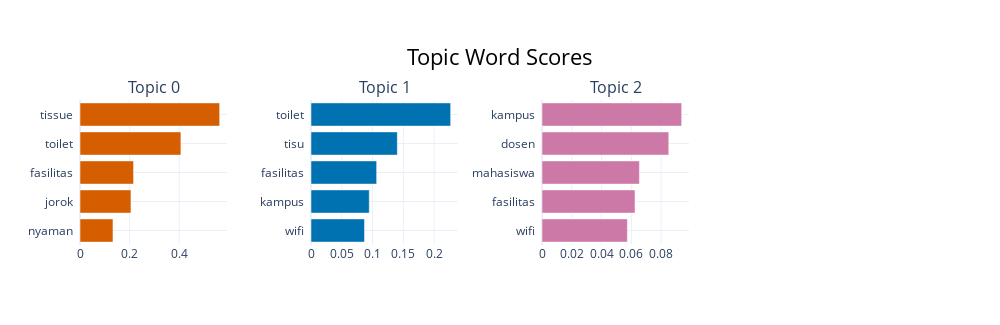
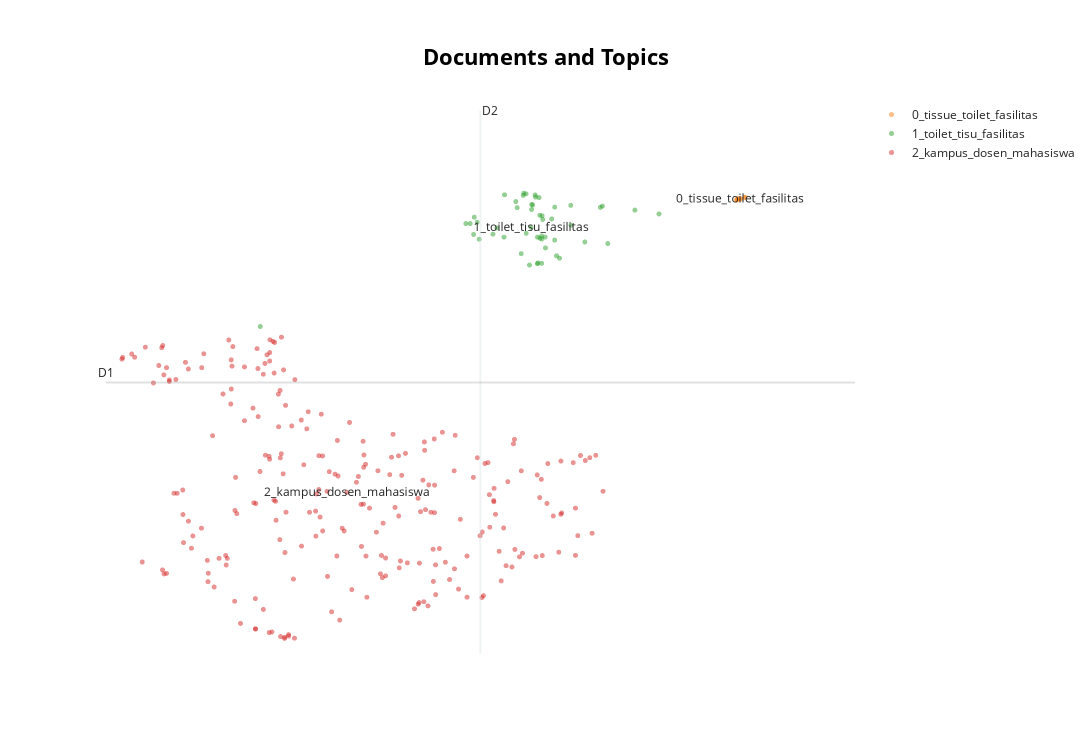
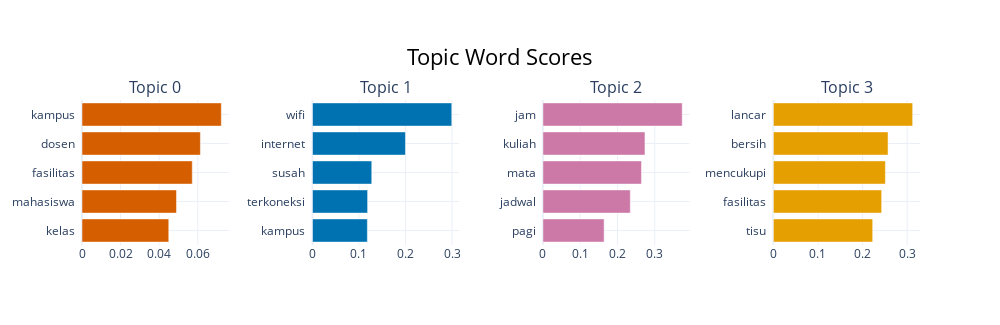
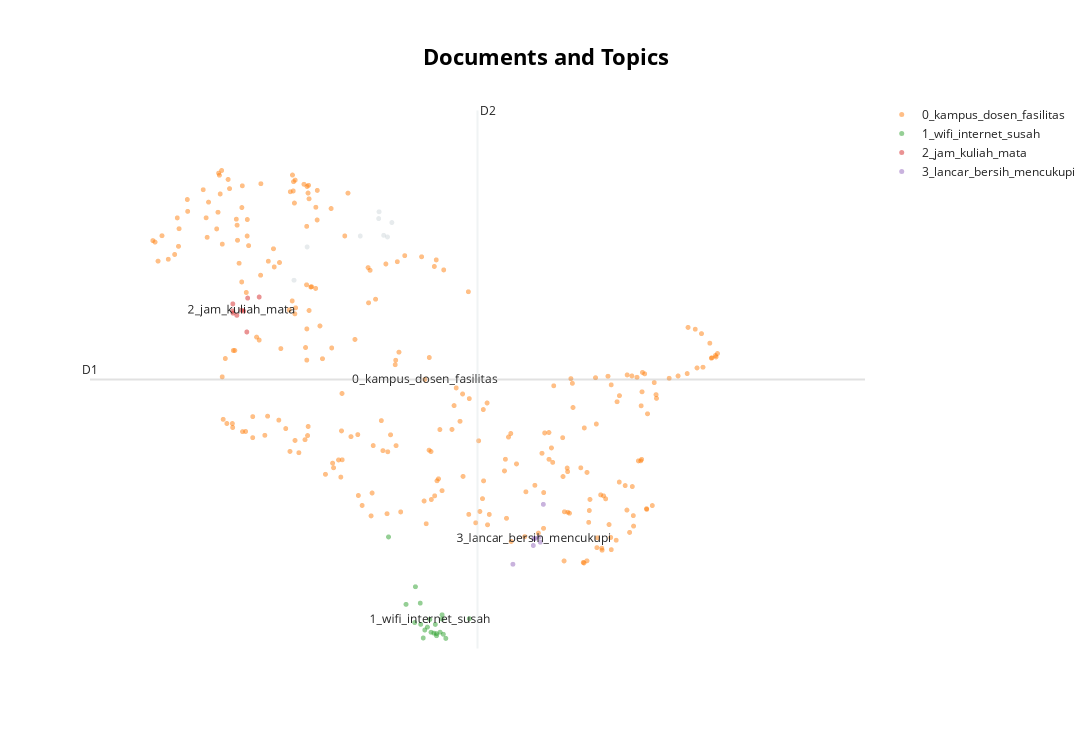

The notebook cell saved with these charts, in order:
### Code cell
visualize_top_models(top5_neg, "negative", texts_neg)

### Figure 1 — Plotly figure (JSON) as saved in the notebook; plotly's stock layout.template omitted (floating-point values rounded to 4 significant figures)
{"data": [{"marker": {"color": "#D55E00"}, "orientation": "h", "type": "bar", "x": [0.133, 0.2055, 0.2159, 0.4068, 0.5631], "xaxis": "x", "y": ["nyaman  ", "jorok  ", "fasilitas  ", "toilet  ", "tissue  "], "yaxis": "y"}, {"marker": {"color": "#0072B2"}, "orientation": "h", "type": "bar", "x": [0.08691, 0.09468, 0.1067, 0.1403, 0.2269], "xaxis": "x2", "y": ["wifi  ", "kampus  ", "fasilitas  ", "tisu  ", "toilet  "], "yaxis": "y2"}, {"marker": {"color": "#CC79A7"}, "orientation": "h", "type": "bar", "x": [0.05731, 0.06244, 0.0654, 0.08511, 0.09375], "xaxis": "x3", "y": ["wifi  ", "fasilitas  ", "mahasiswa  ", "dosen  ", "kampus  "], "yaxis": "y3"}], "layout": {"annotations": [{"font": {"size": 16}, "showarrow": false, "text": "Topic 0", "x": 0.0875, "xanchor": "center", "xref": "paper", "y": 1, "yanchor": "bottom", "yref": "paper"}, {"font": {"size": 16}, "showarrow": false, "text": "Topic 1", "x": 0.3625, "xanchor": "center", "xref": "paper", "y": 1, "yanchor": "bottom", "yref": "paper"}, {"font": {"size": 16}, "showarrow": false, "text": "Topic 2", "x": 0.6375, "xanchor": "center", "xref": "paper", "y": 1, "yanchor": "bottom", "yref": "paper"}], "height": 325, "hoverlabel": {"bgcolor": "white", "font": {"family": "Rockwell", "size": 16}}, "showlegend": false, "title": {"font": {"color": "Black", "size": 22}, "text": "Topic Word Scores", "x": 0.5, "xanchor": "center", "yanchor": "top"}, "width": 1000, "xaxis": {"anchor": "y", "domain": [0, 0.175], "showgrid": true}, "xaxis2": {"anchor": "y2", "domain": [0.275, 0.45], "showgrid": true}, "xaxis3": {"anchor": "y3", "domain": [0.55, 0.725], "showgrid": true}, "xaxis4": {"anchor": "y4", "domain": [0.825, 1], "showgrid": true}, "yaxis": {"anchor": "x", "domain": [0, 1], "showgrid": true}, "yaxis2": {"anchor": "x2", "domain": [0, 1], "showgrid": true}, "yaxis3": {"anchor": "x3", "domain": [0, 1], "showgrid": true}, "yaxis4": {"anchor": "x4", "domain": [0, 1], "showgrid": true}}}

### Figure 2 — Plotly figure (JSON) as saved in the notebook; plotly's stock layout.template omitted (floating-point values rounded to 4 significant figures; data arrays with more than 128 entries replaced by an {"elided": "..."} marker saying what was removed)
{"data": [{"hoverinfo": "text", "hovertext": [null], "marker": {"color": "#CFD8DC", "opacity": 0.5, "size": 5}, "mode": "markers+text", "name": "other", "showlegend": false, "type": "scattergl", "x": [NaN], "y": [NaN]}, {"hoverinfo": "text", "hovertext": ["fasilitas toilet tissue ruangan kelas panas kaca", "toilet kampus disediakan tissue hal diperhatikan", "fasilitas toilet tissue memuaskan dosen berkompeten mengajar ilmu diserap berkurang", "toilet tissue jorok dikit malas toilet", "concern kebersihan kampus toilet kotor ketidaklengkapan fasilitas tissue sabun cuci tangan", "lift rusak menyebabkan antrian disaat jam kelas fasilitas toilet menyediakan tissue", "fasilitas toilet kampus jorok nyaman tissue nyaman", null], "marker": {"opacity": 0.5, "size": 5}, "mode": "markers+text", "name": "0_tissue_toilet_fasilitas", "text": ["", "", "", "", "", "", "", "0_tissue_toilet_fasilitas"], "textfont": {"size": 12}, "type": "scattergl", "x": [4.918, 4.943, 4.899, 4.946, 4.891, 4.886, 4.893, 4.911], "y": [12.07, 12.11, 12.08, 12.1, 12.07, 12.04, 12.05, 12.08]}, {"hoverinfo": "text", "hovertext": ["wifi susah terkoneksi toilet bersih nyaman", "nyaman fasilitas toilet minim air nyaman sistem pembelajaran mata kuliah menurunkan efektivitas pembelajaran jadwal perkuliahan berubah sistem penjadwalan kuliah disesuaikan dosen", "fasilitas kuliah toilet parkir toilet bersih kekurangan tisu parkir teratur penuh", "fasilitas toilet bersih tisu mencukupi toilet jongkok lahan parkir minim menyulitkan paha mahasiswa parkir area kampus", "kualitas toilet bersih open space penuh memadai", "fasilitas toilet nyaman bau sedap mengganggu tenan makanan", "fasilitas toilet bersih tisu mencukupi wifi terkoneksi tugas lancar kampus", "fasilitas toilet disediakan tisu toilet bersih kantin kampus antrian beli makan", "toilet kampus tissue wifi lambat binusmaya error dosen bagus mengajar ruangan lab berdebu", "wifi terjangkau berpindah gedung toilet benarkan lift orang orang mengantri kelas", "fasilitas toilet memadai tisu sabun ju habis mayoritas kelas lantai ujung wifi tersambung", "fasilitas toilet binus dilengkapi tisu titik terkoneksi internet", "fasilitas memadai toilet tisu sulit membersihkan tangan mencuci tangan", "toilet kotor sabun cuci tangan lingkungan kampus makan", "fasilitas itb multikampus menyediakan transportasi memadai kampus ruang kelas itb ganesha toilet itb ganesha cenderung kotor", "fasilitas toilet bersih tisu mencukupi wifi terkoneksi tugas lancar kampus", "pengalaman i toilet engga sediain tisu wifi dibutuhkan lambat akses kampus pergantian jam cepat jam makan siang menit jalan gedung gedung binus anggrek syahdan makan siang", "gedung letak menempuh jarak wifi lambat toilet jelek", "fasilitas toilet kampus terjaga kebersihan fasilitas kantin memadai berkuliah direnovasi", "toilet kampus menyediakan tissu toilet seharus menjalankan green campaign alternatif tissu bambu wifi lambat mengakses website", "fasilitas toilet bersih tisu mencukupi dosen seenak kp jadwal kp menumpuk dosen", "berbicara hal dii sebenar dibenci fasilitas kampus ruang kelas toilet internet library pojok bersantai mendukung kehidupan perkuliahan perfect bayangkan kayak diluar negeri kampus kurikulum materi belajar gak relevan ppt singkat informatif dipakai belajar persiapan ujian kunci inti ilmu dosen ketemu dosen baca ppt menyuruh murid materi ppt pertemuan gak efektif untung sesi kayak responsi pengalaman terburuk skripsi dospem undi otomatis by system jabatan susah dihubungi membimbing oh tambahan binus susah ijin susulan kebanyakan temen memilih pakai jatah absen terpakai semester pendek paham disiplin oiya kelas pengganti kampus dosen mengabari hadir ssc detik detik parkiran akses jalan binus kemanggisan jujur sempit pelajaran pindah kampus kanapa ga bangun gedung fakultas gtu benak delain ruang terbuka outdoor bersantai ga taman danau kayak univ gtu wkwkw", "fasilitas toilet bersih tisu sabun kantin jelek tertata kursi lorong belajar dosen telat", "wifi binus attendence sulit absen fasilitas tpilet serinh lengkap tissue tong sampah hand dryer nyala", "koneksi wifi kampus lambat menghambat mengakses materi kuliah tugas online fasilitas toilet kampus memadai tersedia tisu lift tersedia unit melayani sebelas lantai antrean memakan berpindah lantai", "fasilitas kantin direnovasi sabun cuci tangan toilet", "try hard grinding orang pressure under pressure setuju berkuliah invisible pressure expetasi orang menghasilkan pressure pribadi avoid perasaan grinding under pressure i grinding lulus what does not kill you only makes you stronger", "fasilitas kelas sabun tisu toilet lingkungan kampus nyaman aman crowded kotor", "toilet binus engga tisu toilet check in kelas sulit wifi dosen kp", "tugas buanyak poll toilet kotor sampah berserakan", "akses kampus macet harga makanan mahal kampus tisu toilet seringkali tersedia", "sistem absen strict fasilitas memadai wifi buruk parkir sempit toilet gaada tisu setuju aturan beelingua sat conserve hour beban berguna", "parkiran toilet disediakan tisu", "sistem edunex kampus lambat error kuis ujian fasilitas toilet gedung sempit bergerak fakta gedung kuliah kampus memiliki lift", "wifi kampus bermasalah fasilitas toilet bersih", "lingkungan toxic kompetitif pressure dapet indeks bagus materi", "fasilitas toilet bersih tisu mencukupi wifi terkoneksi tugas lancar kampus", "fasilitas toilet bersih bau makanan kantin makan bervariasi", "fasilitas toilet tisu toilet direnovasi bagus bangku meja kampus usang dipakai", "wifi terdisconnect konek ulang toilet tisu", "toilet tisu mahasiswa i komplain kampus kampus menangani lambat", "parkiran sempit tisu toilet mahasiswa overcapacity padat traffic", "kekurangan tisu fasilitas toilet kursi kayu disediakan nyaman bilang schedule fleksibel kelas malam enak diikuti", "dosen ramah toilet lantai kotor toilet gedung bersih toilet gedung penuh", null, "wifi mati toilet jorok bangku kelas ganti jadul", "fasilitas kampus wifi sulit terkoneksi sehingva menyulitkan absen toilet tisu kursi kayu nyaman", "toilet ga tissue wifi mati nyala susah kerjain tugas", "fasilitas kuliah toilet tisu eskalator mati wifi bagus dipakai kampus perpus pergaulan pertemanan dii orang sesuai prinsip tindakan sesuai normalisasi bagus filterasi long term short term dunia pertemanan", "toilet lantai malas turun wifi lambat gabisa dipake ga besar ga sebesar kampus kampus", "fasilitas toilet kampus bersih tisu tersedia konsisten wifi staf kampus konsultasi diandalkan"], "marker": {"opacity": 0.5, "size": 5}, "mode": "markers+text", "name": "1_toilet_tisu_fasilitas", "text": ["", "", "", "", "", "", "", "", "", "", "", "", "", "", "", "", "", "", "", "", "", "", "", "", "", "", "", "", "", "", "", "", "", "", "", "", "", "", "", "", "", "", "", "", "1_toilet_tisu_fasilitas", "", "", "", "", "", ""], "textfont": {"size": 12}, "type": "scattergl", "x": [3.54, 3.113, 3.557, 3.572, 3.576, 3.318, 3.593, 3.528, 4.016, 3.569, 3.146, 3.315, 3.448, 3.98, 3.551, 3.557, 3.266, 3.487, 3.525, 3.465, 3.403, 3.086, 3.394, 1.666, 3.57, 3.464, 4.363, 3.966, 3.69, 3.657, 3.766, 3.109, 3.508, 3.862, 3.595, 4.2, 3.569, 3.444, 3.502, 3.544, 3.637, 3.501, 3.057, 3.657, 3.497, 3.431, 3.24, 3.67, 3.133, 3.541, 3.768], "y": [10.64, 11.67, 11.71, 11.7, 11.62, 12.16, 11.23, 12.11, 11.08, 10.65, 11.18, 11.23, 12.2, 11.91, 12.1, 11.2, 11.43, 10.61, 12.16, 11.31, 11.88, 11.53, 12.01, 9.249, 11.19, 12.19, 11.74, 11.89, 10.76, 11.16, 11.93, 11.29, 11.94, 11.12, 10.99, 11.83, 11.25, 12.15, 11.95, 10.66, 11.63, 11.84, 11.53, 11.89, 11.44, 10.86, 11.29, 10.81, 11.56, 11.23, 11.49]}, {"hoverinfo": "text", "hovertext": {"elided": "243 str values"}, "marker": {"opacity": 0.5, "size": 5}, "mode": "markers+text", "name": "2_kampus_dosen_mahasiswa", "text": {"elided": "243 str values"}, "textfont": {"size": 12}, "type": "scattergl", "x": {"elided": "243 float values"}, "y": {"elided": "243 float values"}}], "layout": {"annotations": [{"showarrow": false, "text": "D1", "x": 0.6208, "y": 8.013, "yshift": 10}, {"showarrow": false, "text": "D2", "x": 3.155, "xshift": 10, "y": 14.03}], "height": 750, "shapes": [{"line": {"color": "#CFD8DC", "width": 2}, "type": "line", "x0": 3.155, "x1": 3.155, "y0": 1.995, "y1": 14.03}, {"line": {"color": "#9E9E9E", "width": 2}, "type": "line", "x0": 0.6208, "x1": 5.688, "y0": 8.013, "y1": 8.013}], "title": {"font": {"color": "Black", "size": 22}, "text": "<b>Documents and Topics</b>", "x": 0.5, "xanchor": "center", "yanchor": "top"}, "width": 1200, "xaxis": {"visible": false}, "yaxis": {"visible": false}}}

### Figure 3 — Plotly figure (JSON) as saved in the notebook; plotly's stock layout.template omitted (floating-point values rounded to 4 significant figures)
{"data": [{"marker": {"color": "#D55E00"}, "orientation": "h", "type": "bar", "x": [0.04498, 0.04899, 0.05717, 0.06136, 0.07222], "xaxis": "x", "y": ["kelas  ", "mahasiswa  ", "fasilitas  ", "dosen  ", "kampus  "], "yaxis": "y"}, {"marker": {"color": "#0072B2"}, "orientation": "h", "type": "bar", "x": [0.118, 0.1185, 0.1274, 0.1998, 0.2994], "xaxis": "x2", "y": ["kampus  ", "terkoneksi  ", "susah  ", "internet  ", "wifi  "], "yaxis": "y2"}, {"marker": {"color": "#CC79A7"}, "orientation": "h", "type": "bar", "x": [0.1641, 0.2344, 0.2643, 0.2737, 0.3735], "xaxis": "x3", "y": ["pagi  ", "jadwal  ", "mata  ", "kuliah  ", "jam  "], "yaxis": "y3"}, {"marker": {"color": "#E69F00"}, "orientation": "h", "type": "bar", "x": [0.2227, 0.2428, 0.2512, 0.2571, 0.3123], "xaxis": "x4", "y": ["tisu  ", "fasilitas  ", "mencukupi  ", "bersih  ", "lancar  "], "yaxis": "y4"}], "layout": {"annotations": [{"font": {"size": 16}, "showarrow": false, "text": "Topic 0", "x": 0.0875, "xanchor": "center", "xref": "paper", "y": 1, "yanchor": "bottom", "yref": "paper"}, {"font": {"size": 16}, "showarrow": false, "text": "Topic 1", "x": 0.3625, "xanchor": "center", "xref": "paper", "y": 1, "yanchor": "bottom", "yref": "paper"}, {"font": {"size": 16}, "showarrow": false, "text": "Topic 2", "x": 0.6375, "xanchor": "center", "xref": "paper", "y": 1, "yanchor": "bottom", "yref": "paper"}, {"font": {"size": 16}, "showarrow": false, "text": "Topic 3", "x": 0.9125, "xanchor": "center", "xref": "paper", "y": 1, "yanchor": "bottom", "yref": "paper"}], "height": 325, "hoverlabel": {"bgcolor": "white", "font": {"family": "Rockwell", "size": 16}}, "showlegend": false, "title": {"font": {"color": "Black", "size": 22}, "text": "Topic Word Scores", "x": 0.5, "xanchor": "center", "yanchor": "top"}, "width": 1000, "xaxis": {"anchor": "y", "domain": [0, 0.175], "showgrid": true}, "xaxis2": {"anchor": "y2", "domain": [0.275, 0.45], "showgrid": true}, "xaxis3": {"anchor": "y3", "domain": [0.55, 0.725], "showgrid": true}, "xaxis4": {"anchor": "y4", "domain": [0.825, 1], "showgrid": true}, "yaxis": {"anchor": "x", "domain": [0, 1], "showgrid": true}, "yaxis2": {"anchor": "x2", "domain": [0, 1], "showgrid": true}, "yaxis3": {"anchor": "x3", "domain": [0, 1], "showgrid": true}, "yaxis4": {"anchor": "x4", "domain": [0, 1], "showgrid": true}}}

### Figure 4 — Plotly figure (JSON) as saved in the notebook; plotly's stock layout.template omitted (floating-point values rounded to 4 significant figures; data arrays with more than 128 entries replaced by an {"elided": "..."} marker saying what was removed)
{"data": [{"hoverinfo": "text", "hovertext": ["jadwal kuliah teratur professional fasilitas", "dosen seenak mengajar hal membuang uang say", "tugas menyebabkan leluasa mengembangkan kemampuan miliki i", "dosen layak dosen kapasitas kantin besar", "fasilitas toilet tissue memuaskan dosen berkompeten mengajar ilmu diserap berkurang", "perkuliahan dosen ribet mempersulit mahasiswa dosen layak dosen", "fasilitas toilet bersih tisu mencukupi dosen seenak kp jadwal kp menumpuk dosen", null], "marker": {"color": "#CFD8DC", "opacity": 0.5, "size": 5}, "mode": "markers+text", "name": "other", "showlegend": false, "type": "scattergl", "x": [5.709, 6.576, 5.843, 6.623, 6.572, 6.662, 6.706, 6.384], "y": [4.621, 5.71, 5.151, 5.336, 5.602, 5.31, 5.539, 5.324]}, {"hoverinfo": "text", "hovertext": {"elided": "261 str values"}, "marker": {"opacity": 0.5, "size": 5}, "mode": "markers+text", "name": "0_kampus_dosen_fasilitas", "text": {"elided": "261 str values"}, "textfont": {"size": 12}, "type": "scattergl", "x": {"elided": "261 float values"}, "y": {"elided": "261 float values"}}, {"hoverinfo": "text", "hovertext": ["kekurangan akses jaringan kampus seringkali sulit absen mengakses materi internet seluler", "fasilitas internet kampus lambat jurusan membutuhkan koneksi internet cepat", "wifi terdisconnect konek ulang toilet tisu", "wifi terkoneksi absensi", "wifi kampus anggrek susah dikoneksi pakai data akses internet", "sistem attendance error wifi stabil", "wifi binus bermasalah susah wifi attendance binusmaya mobile aplikasi internal binus", "sinyal wifi kampus susah terkoneksi web aplilasi kampus ngelag dibuka menghambat membuang", "wifi kampus memiliki kecepatan aksesibilitas konsisten jam jam daerah kualitas wifi beragam", "senang fasilitas wifi kampus sinyal mengakses internet", "fasilitas kelas kursi bikin sakit punggung wifi terkoneksi memiliki kecepatan lambat", "wifi sulit terkoneksi susah internet stabil", "wifi kampus susah diakses kuota mengakses internet", "seringkali wifi terkoneksi kesulitan tethering hp pribadi", "wifi kampus bagus terdiskonek beli kuota", "wifi konek absensi menyebabkan alpha absensi aplikasi gak masuk x", "jaringan wifi memadai mengalami konektivitas kuat menyebabkan lag", "wifi lambat daerah universitas pelita harapan connect wifi universitas", "wifi kampus terhubung hal internet susah", "wifi kampus lambat mati nyala sulit", null], "marker": {"opacity": 0.5, "size": 5}, "mode": "markers+text", "name": "1_wifi_internet_susah", "text": ["", "", "", "", "", "", "", "", "", "", "", "", "", "", "", "", "", "", "", "", "1_wifi_internet_susah"], "textfont": {"size": 12}, "type": "scattergl", "x": [7.042, 7.069, 7.496, 7.218, 7.026, 6.996, 6.946, 6.939, 6.672, 7.217, 7.198, 7.256, 7.106, 7.161, 7.231, 6.851, 7.001, 7.149, 7.134, 7.162, 7.094], "y": [-0.9461, -0.9004, -0.7661, -0.7041, -1.073, -0.5183, -0.2576, -0.8278, 0.5351, -0.7717, -0.9813, -1.079, -0.9819, -1.004, -1.014, -0.5382, -0.8561, -0.8568, -0.9964, -1.037, -0.7788]}, {"hoverinfo": "text", "hovertext": ["jam mata kuliah gap mata kuliah mata kuliah bolak kampus", "fasilitas dinikmati minim kegiatan praktek kelas berhubungan jurusan pilih kuliner mengharapkan kelas praktek yamg", "mata kuliah bersifat general kampus mempelajari mendaftar kampus belajar jam jam mata kuliah", "jadwal mata kuliah pagi jam kuliah pagi jam pagi masuk kelas jam", "jadwal pelajaran tentatif menyesuaikan jadwal dokter sibuk", "fasilitas parkir penuh jadwal perkuliahan acak menyulitkan tinggal jam matkul jam matkul sesi khusus jam", "jadwal kuliah padat mata kuliah ikuti jadwal padat hingga", "fasilitas jam belajar ulangan fokus belajar kamar", null], "marker": {"opacity": 0.5, "size": 5}, "mode": "markers+text", "name": "2_jam_kuliah_mata", "text": ["", "", "", "", "", "", "", "", "2_jam_kuliah_mata"], "textfont": {"size": 12}, "type": "scattergl", "x": [5.086, 5.228, 5.088, 5.086, 5.354, 5.126, 5.237, 5.196, 5.175], "y": [4.244, 3.797, 4.097, 4.132, 4.353, 4.062, 4.337, 4.129, 4.144]}, {"hoverinfo": "text", "hovertext": ["fasilitas toilet kampus terjaga kebersihan fasilitas kantin memadai berkuliah direnovasi", "fasilitas toilet bersih tisu mencukupi wifi terkoneksi tugas lancar kampus", "fasilitas kampus wifi terputus koneksi jaringan lancar", "fasilitas toilet kampus bersih tisu tersedia konsisten wifi staf kampus konsultasi diandalkan", "fasilitas toilet bersih tisu mencukupi wifi terkoneksi tugas lancar kampus", "fasilitas toilet bersih tisu mencukupi wifi terkoneksi tugas lancar kampus", null], "marker": {"opacity": 0.5, "size": 5}, "mode": "markers+text", "name": "3_lancar_bersih_mencukupi", "text": ["", "", "", "", "", "", "3_lancar_bersih_mencukupi"], "textfont": {"size": 12}, "type": "scattergl", "x": [8.25, 8.204, 7.94, 8.219, 8.166, 8.148, 8.154], "y": [1.054, 0.5284, 0.1005, 0.4511, 0.5118, 0.3989, 0.5075]}], "layout": {"annotations": [{"showarrow": false, "text": "D1", "x": 3.63, "y": 3.04, "yshift": 10}, {"showarrow": false, "text": "D2", "x": 7.579, "xshift": 10, "y": 7.322}], "height": 750, "shapes": [{"line": {"color": "#CFD8DC", "width": 2}, "type": "line", "x0": 7.579, "x1": 7.579, "y0": -1.241, "y1": 7.322}, {"line": {"color": "#9E9E9E", "width": 2}, "type": "line", "x0": 3.63, "x1": 11.53, "y0": 3.04, "y1": 3.04}], "title": {"font": {"color": "Black", "size": 22}, "text": "<b>Documents and Topics</b>", "x": 0.5, "xanchor": "center", "yanchor": "top"}, "width": 1200, "xaxis": {"visible": false}, "yaxis": {"visible": false}}}
